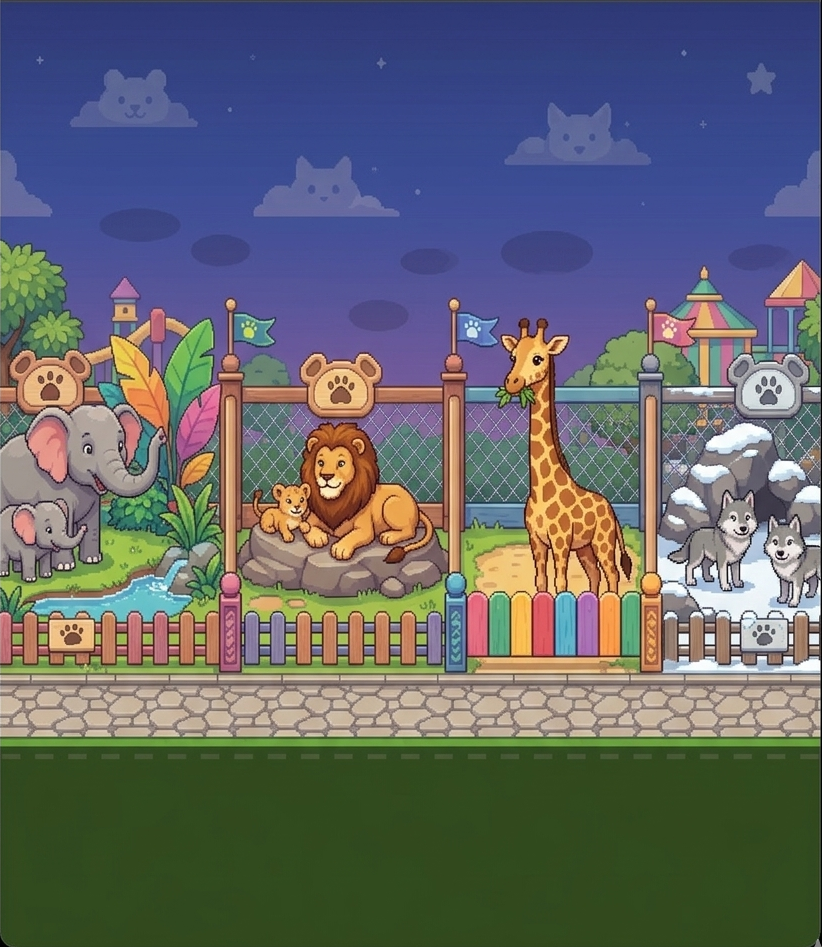
#> input picture assets/Background.png, 822 x 947 px
$ python make_home_art.py
#> lines starting #> are read from the running program, lines starting #| are printed output that depends on the picture
### games/pumpkin-patch/make_art.py
"""Pixel-art generator for Ansel's Pumpkin Patch.

Every sprite is drawn as a real low-resolution pixel grid (one "art pixel" per
array cell), given a dark selective outline and stepped shading to match the
chunky style of the Ansel sprites, then upscaled 4x with nearest-neighbour so
the pixels stay crisp.

Run:  python3 games/pumpkin-patch/make_art.py   (needs Pillow)
Writes PNGs into games/pumpkin-patch/art/.
"""
import math
import zlib
import os
import random

from PIL import Image

S = 4  # game pixels per art pixel
OUT = os.path.join(os.path.dirname(os.path.abspath(__file__)), "art")
os.makedirs(OUT, exist_ok=True)

BAYER = [[0, 8, 2, 10], [12, 4, 14, 6], [3, 11, 1, 9], [15, 7, 13, 5]]
INK = (43, 24, 16)  # Ansel-style dark brown outline


def hx(h, a=255):
    h = h.lstrip("#")
    return (int(h[0:2], 16), int(h[2:4], 16), int(h[4:6], 16), a)


def mix(c1, c2, t):
    return tuple(int(round(c1[i] + (c2[i] - c1[i]) * t)) for i in range(3)) + (255,)


def bayer(x, y):
    return (BAYER[y % 4][x % 4] + 0.5) / 16.0


# [40 lines left out: functions save, outline, from_rows, not called in this run]


# ─────────────────────────────────────────────────────────────── pumpkins ──
PUMPKIN_PALETTES = {
    # dark2, dark1, base, light, highlight
    "orange": ["#7a2e0e", "#b8480f", "#e4701a", "#f79a3a", "#ffd08a"],
    "deep":   ["#6a250b", "#a03a0b", "#cf5612", "#ec822a", "#ffbf75"],
    "white":  ["#7f7a70", "#ada79a", "#ddd6c6", "#f3eee2", "#ffffff"],
    "green":  ["#1f3a1a", "#335a26", "#4c7a38", "#6f9c4c", "#acd07d"],
    "gold":   ["#7c4d0c", "#bb7712", "#e9a128", "#fac255", "#fff0a6"],
    "golden": ["#8a5f08", "#c99212", "#f2c230", "#ffe066", "#fffbe0"],
    "unripe": ["#2a4a1c", "#3f6a26", "#5f8f34", "#86b24a", "#c2dc8a"],
}
STEM = ["#3d3214", "#5f4f20", "#86733a"]


# [67 lines left out: function pumpkin, not called in this run]


PUMPKINS = [
    # name, w, h, palette, lobes, extras
    ("pumpkin_orange_m", 20, 15, "orange", 5, {}),
    ("pumpkin_orange_l", 26, 18, "orange", 6, {}),
    ("pumpkin_deep_xl", 32, 21, "deep", 7, {}),
    ("pumpkin_white_m", 19, 14, "white", 5, {}),
    ("pumpkin_green_m", 18, 15, "green", 5, {"stripes": True}),
    ("pumpkin_warty_s", 15, 12, "green", 4, {"warts": True}),
    ("pumpkin_gold_s", 14, 11, "gold", 4, {}),
    ("pumpkin_orange_s", 15, 11, "orange", 4, {}),
]

# ─────────────────────────────────────────────────────────────── leaves ──
LEAF_COLS = {
    "red":    ["#7d1f16", "#b8382a", "#e0573d"],
    "orange": ["#8a3c0c", "#d0621a", "#f28c32"],
    "yellow": ["#8c6510", "#d9a428", "#f6d360"],
    "brown":  ["#4f2f16", "#7d4f26", "#a5703c"],
}
MAPLE = [
    "...a...",
    ".a.aa.a",
    ".abbbb.",
    "abbcbbb",
    ".abbbb.",
    "..abb..",
    "...s...",
]
OVAL = [
    "..aa.",
    ".abba",
    "abcb.",
    "abb..",
    "s....",
]


# [168 lines left out: functions leaf, leaf_pile, hay_bale, plank, bubble, bubble_tail and 1 more, not called in this run]


# ─────────────────────────────────────────────────────────── background ──
SILO_X0, SILO_X1, SILO_TOP = 170, 197, 398   # art px; the pumpkin sits on SILO_TOP

MINI_FONT = {
    "A": [".#.", "#.#", "###", "#.#", "#.#"],
    "N": ["#..#", "##.#", "#.##", "#..#", "#..#"],
    "S": ["###", "#..", "###", "..#", "###"],
    "E": ["###", "#..", "##.", "#..", "###"],
    "L": ["#..", "#..", "#..", "#..", "###"],
    "'": ["#", "#", ".", ".", "."],
}


# [591 lines left out: functions draw_text, silo_pumpkin, giraffe_frame, giraffe_look, background, not called in this run]


# ═══════════════════════════════════════════════ surprises (click points) ══
# Humongous-style surprises: critters that pop out when the scenery is tapped,
# overlays copied pixel-for-pixel out of the background (so a cloud, the sun,
# the moon, a barn door or a fence post can move without repainting the scene),
# and the die-cut sticker sheet for the "surprises found" tray. Everything the
# game needs to line the overlays up is written to art/surprises.json.

def sym(half):
    """Mirror a left half into a symmetric sprite (rows of equal length)."""
    return [r + r[::-1] for r in half]


# [5 lines left out: function pad, not called in this run]


def rows_sprite(rows, colours, strength=0.6):
    return outline(pad(from_rows(rows, colours)), strength)


# [21 lines left out: functions extract, strip, not called in this run]


def keyset(*cols):
    return {hx(c)[:3] for c in cols}


# ── critters ──
COW = {"w": hx("#f6f1e7"), "s": hx("#d8cfc0"), "k": hx("#2e2624"), "p": hx("#f0a6a0"),
       "q": hx("#d98a84"), "n": hx("#8a4440"), "h": hx("#efe2b8"), "H": hx("#b89c62"),
       "e": INK + (255,), "m": hx("#5a1e1a"), "t": hx("#e8848a"), "u": hx("#f4b0b8")}


# [51 lines left out: functions cow_head, cow_jump, not called in this run]


HEN = {"w": hx("#fbf6ea"), "s": hx("#d9cdb6"), "d": hx("#b9a98a"), "r": hx("#d0362a"),
       "b": hx("#f2a93b"), "e": INK + (255,), "l": hx("#e08a2a"), "y": hx("#ffd84a"),
       "Y": hx("#e0a92a")}


# [52 lines left out: functions hen, chick, not called in this run]


OWL = {"t": hx("#5e381b"), "b": hx("#8a5a2c"), "L": hx("#c99456"), "y": hx("#ffd35a"),
       "k": INK + (255,), "o": hx("#e0a040")}


# [9 lines left out: function owl, not called in this run]


def owl_eyes():
    """Two eyes glinting in the dark hayloft (an idle invitation)."""
    return from_rows(["yy..yy"], {"y": hx("#ffd35a")})


ROOSTER = {"c": hx("#e0402a"), "b": hx("#f2a93b"), "e": INK + (255,), "g": hx("#e9a128"),
           "G": hx("#bb7712"), "r": hx("#a8301f"), "R": hx("#6e1c14"), "t": hx("#2f4a3a"),
           "T": hx("#4f7a5a"), "w": hx("#d0362a"), "l": hx("#e08a2a")}


# [50 lines left out: function rooster, not called in this run]


CROW = {"k": hx("#2a2630"), "h": hx("#4a4458"), "b": hx("#5f5866"), "e": hx("#fff6d8"),
        "l": hx("#5f5866")}


# [13 lines left out: function crow, not called in this run]


BIRD = {"b": hx("#7a5230"), "o": hx("#e0703a"), "c": hx("#f2dcc0"), "k": hx("#3a2a20"),
        "e": INK + (255,), "l": hx("#c99456"), "t": hx("#5e381b")}


# [15 lines left out: functions songbird, flock_bird, not called in this run]


SQUIRREL = {"f": hx("#c0602a"), "F": hx("#8a3c14"), "L": hx("#f0c890"), "e": INK + (255,),
            "n": hx("#5a2a14"), "a": hx("#a5703c"), "A": hx("#5a3a1a")}


# [44 lines left out: function squirrel, not called in this run]


def acorn():
    return rows_sprite([".A..", "AAAA", "AAAA", "aaaa", "aaaa", ".aa."], SQUIRREL)


def seed():
    return rows_sprite([".s.", "sss", "ssS", ".S."], {"s": hx("#f3e6c0"), "S": hx("#d6c08a")}, 0.5)


# [108 lines left out: functions music_note, balloon, rainbow, shooting_star, sun_rays, not called in this run]


SUN_BOX = (388, 338, 433, 383)       # art px; the sun disc is centred on (410, 360)
MOON_BOX = (344, 32, 377, 65)        # centred on (360, 48)


# [104 lines left out: functions sun_faces, shades, moon_faces, barn_bits, not called in this run]


SIGN_LETTERS = [("A", 171, 3), ("N", 175, 4), ("S", 180, 3), ("E", 184, 3), ("L", 188, 3), ("S", 194, 3)]


def sign_letters(bg):
    """The ANSEL'S letters on the silo, each its own sprite so it can hop."""
    return [extract(bg, (x, 402, x + w, 407), {INK}) for (_, x, w) in SIGN_LETTERS]


# [29 lines left out: function find_clouds, not called in this run]


FENCE_X0 = [x0 for x0 in range(4, 480, 22)]     # left column of every post (see background())


def fence_post(front):
    return extract(front, (FENCE_X0[1] - 1, 446, FENCE_X0[1] + 4, 470))


# Rooster perch: standing on the barn roof's left eave
ROOSTER_FEET = (94, 382)


# [67 lines left out: functions scenery_zones, small_sun, small_moon, not called in this run]


def small_cloud():
    rows = ["....ww......", "..wwwww.ww..", ".wwwwwwwwww.", "wwwwwwwwwwww", ".sssssssss.."]
    return rows_sprite(rows, {"w": hx("#ffffff"), "s": hx("#c9d8f0")}, 0.5)


# [38 lines left out: functions sign_icon, jack_icon, flock_icon, bunny_icon, not called in this run]


def giraffe_icon():
    f = giraffe_frame(0)
    return f.crop((38, 3, 56, 21))


def half(img):
    """Nearest-neighbour shrink by 2 (for big sprites on the sticker sheet)."""
    return img.resize((max(1, img.width // 2), max(1, img.height // 2)), Image.NEAREST)


STICKER_CELL = 22


# [298 lines left out: functions die_cut, surprises, leaves_sheet, arrow, speaker, hand and 7 more, not called in this run]


def water_drop():
    rows = [".w.", "wbw", "bBb", ".b."]
    return from_rows(rows, {"w": hx("#d8f2ff"), "b": hx("#6fbfe8"), "B": hx("#3d8fc4")})


# [70 lines left out: functions straw_hat, windsock, not called in this run]


# ═════════════════════════════════════════════════════════════ how to play ══
# Art for the how-to-play card and the title's HOME button: keyboard keycaps
# (blank, and with arrows: Press Start 2P has no left/right arrow glyphs) and a
# little red barn for "home". Letters on blank keys are drawn by the game.
KEY = {"k": INK + (255,), "h": hx("#fff8e6"), "f": hx("#f3e3c3"), "d": hx("#dcc69c"),
       "s": hx("#a77b4f"), "S": hx("#7d5634")}
KEY_ARROW = [
    "...k...",
    "..kk...",
    ".kkkkkk",
    "kkkkkkk",
    ".kkkkkk",
    "..kk...",
    "...k...",
]


# [108 lines left out: functions keycap, keys_sheet, home_icon, how_to_play_art, main, not called in this run]


# [2 lines that do not run on import are left out]

### home/make_home_art.py
"""Pixel art for the Uppah home page (index.html at the repo root).

Everything here is composed from the games' own pixel art, nothing is drawn as
vector shapes:
  - card_runner.png   the zoo from the runner, with Ansel, a ballball and Hoppah
  - card_pumpkin.png  Ansel's Pumpkin Patch: the barn, the silo, a tower on the bale
  - card_lumber.png   coming soon: a lumber pile at the edge of the patch, locked
  - card_leaves.png   coming soon: leaf piles under the autumn trees, locked
  - sky.png           the patch's night-to-dusk sky, for the page background
  - path.png          a strip of the patch's dirt path that tiles sideways
  - ansel_run.png     the runner's six run frames side by side (for a CSS walk cycle)

Run:  python3 home/make_home_art.py   (needs Pillow; reads games/pumpkin-patch/art
and assets/, so run games/pumpkin-patch/make_art.py first if that art changed)
"""
import os
import sys

from PIL import Image, ImageEnhance

ROOT = os.path.dirname(os.path.dirname(os.path.abspath(__file__)))
PP = os.path.join(ROOT, "games", "pumpkin-patch")
sys.path.insert(0, PP)
import make_art as M  # noqa: E402  (pixel helpers: hx, INK, from_rows, outline, plank)

OUT = os.path.join(ROOT, "home", "art")
os.makedirs(OUT, exist_ok=True)
THUMB = (480, 300)  # card pictures: 2 screen px per patch art pixel


def art(name):
    return Image.open(os.path.join(PP, "art", name)).convert("RGBA")


def shared(name):
#> called with name = 'Background.png'
    return Image.open(os.path.join(ROOT, "assets", name)).convert("RGBA")
#> returned value is the input picture: PIL image 822x947 RGBA; mean R, G, B, A 99.1, 102.3, 106.3, 255


# [46 lines left out: functions save, patch_scene, pumpkin_at, card_pumpkin, not called in this run]


def card_runner():
    bg = shared("Background.png")             # 822 x 947, the zoo
    crop = bg.crop((0, 300, 822, 814))        # the animals, the fence, the path
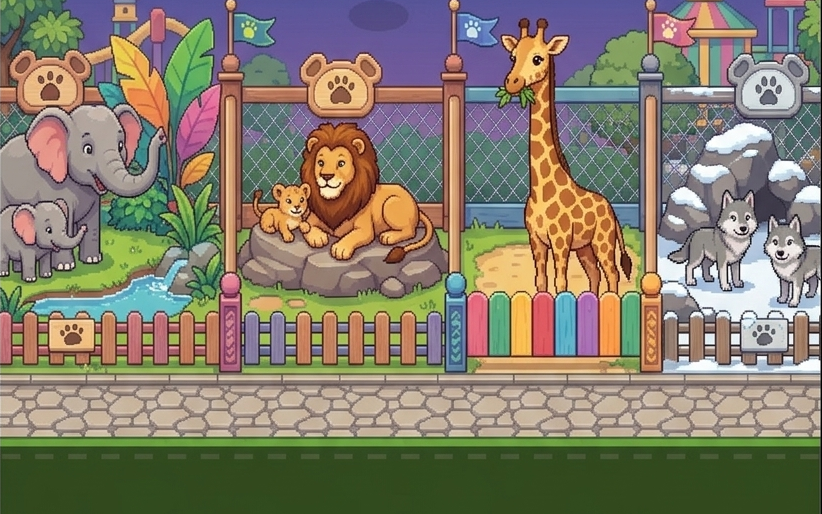
#> crop: PIL image 822x514 RGBA; mean R, G, B, A 132.4, 125.1, 107.4, 255
    s = crop.resize(THUMB, Image.LANCZOS)
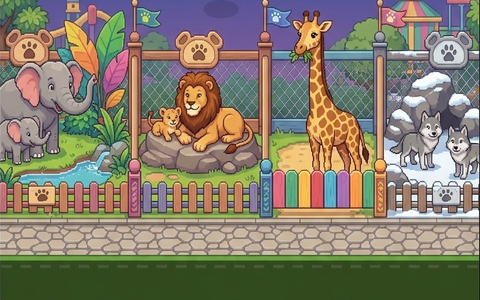
#> s: PIL image 480x300 RGBA; mean R, G, B, A 132.4, 125.2, 107.4, 255
    k = THUMB[0] / 822
    ground = int((770 - 300) * k)             # the path in the crop
    # [4 lines left out: function put, not called in this run]
    put(shared("hoppah_standing.png"), 62, 360, ground + 4)
    put(shared("BallBall.png"), 34, 300, ground - 30)
    put(shared("BallBall.png"), 34, 420, ground - 64)
    put(shared("Ansel Running frames/frame_03.png"), 150, 180, ground + 10)
    return s


# [95 lines left out: functions padlock, log_end, locked, card_lumber, card_leaves, sky and 2 more, not called in this run]


def main():
    save(card_runner(), "card_runner.png", colors=256)
    save(card_pumpkin(), "card_pumpkin.png")
    save(card_lumber(), "card_lumber.png")
    save(card_leaves(), "card_leaves.png")
    save(sky(), "sky.png")
    save(path_strip(), "path.png")
    save(ansel_run(), "ansel_run.png")


if __name__ == "__main__":
#> (the run stopped early here; a loop or call above may not have finished)
